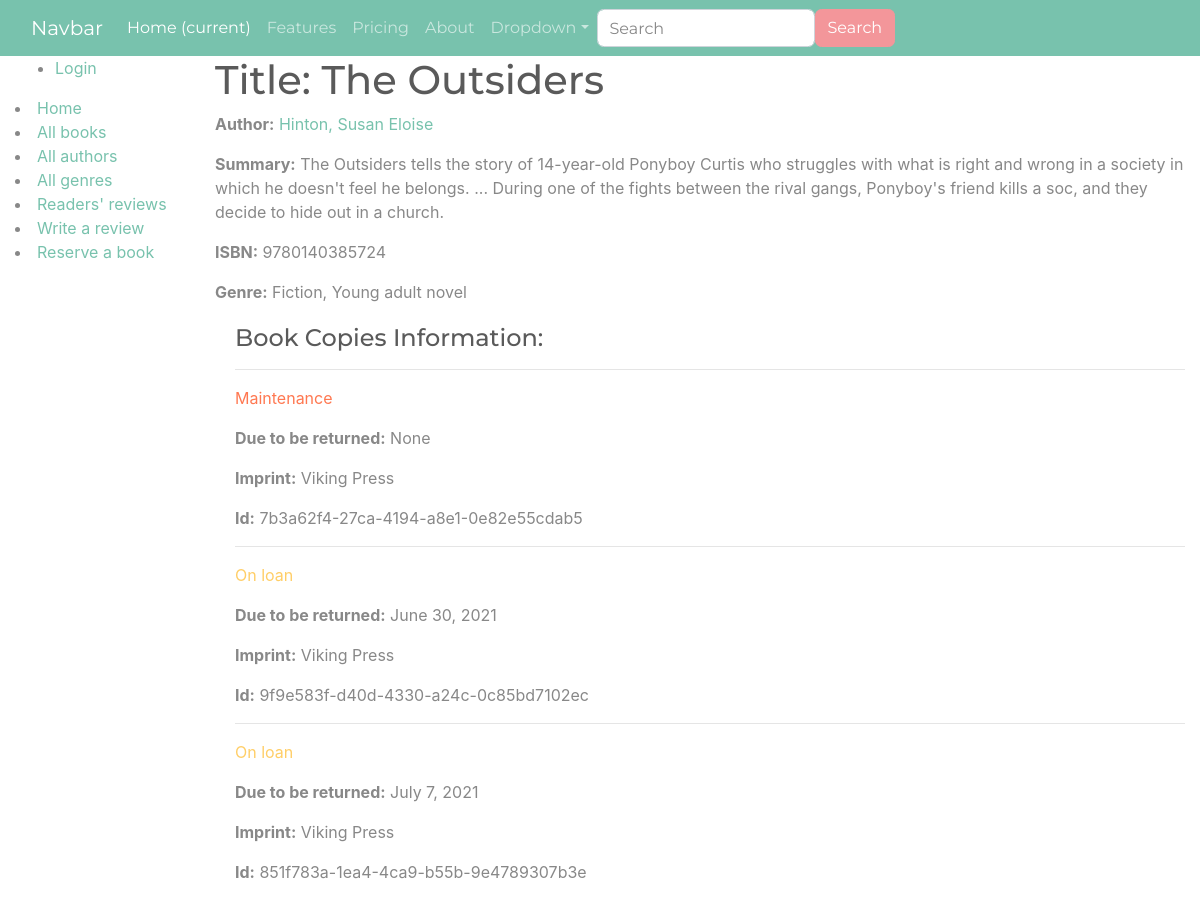
The page /catalog/book/1 on the database as committed earlier.
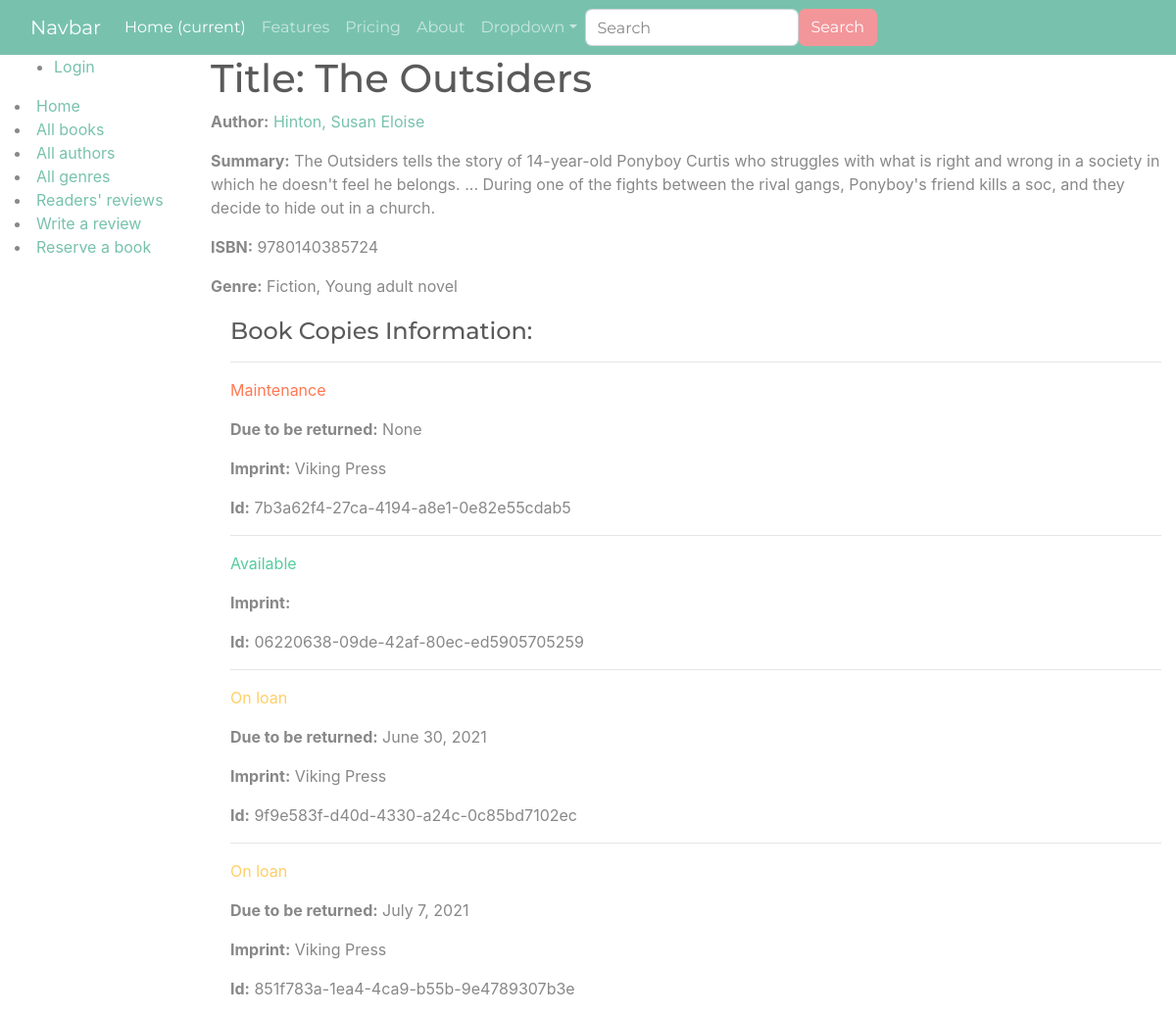
The same page on the database as committed later.
### catalog/models.py (models this page shows, shortened)
class BookStatus(models.Model):
    id = models.UUIDField(
        primary_key=True,
        default=uuid.uuid4,
        help_text="Unique ID for this particular book across whole library")
    book = models.ForeignKey('Book', on_delete=models.RESTRICT, null=True)
    imprint = models.CharField(max_length=200)
    due_back = models.DateField(null=True, blank=True)
    borrower = models.ForeignKey(User,
                                 on_delete=models.SET_NULL,
                                 null=True,
                                 blank=True)
    LOAN_STATUS = (
        ('m', 'Maintenance'),
        ('o', 'On loan'),
        ('a', 'Available'),
        ('r', 'Reserved'),
    )
    status = models.CharField(max_length=1,
                              choices=LOAN_STATUS,
                              blank=False,
                              default='a')
    class Meta:
       permissions = (("can_mark_returned", "Set book as returned"),)
       ordering = ['due_back']
       verbose_name_plural = "Book Statuses"

### catalog/views.py (the view)
# urls.py: path('book/<int:primary_key>', views.book_detail, name='book-detail'),
def book_detail(request, primary_key):
  book = get_object_or_404(Book, pk=primary_key)
  return render(request, 'book_detail.html', context={'book': book})

### catalog/models.py (called while the page is built)
    def __str__(self):
        return self.name

    def get_absolute_url(self):
        return reverse('author-detail', args=[str(self.id)])

    def __str__(self):
        return f'{self.last_name}, {self.first_name}'

### catalog/templates/book_detail.html (shortened to what this page needs)
<!DOCTYPE html>
<html lang="en">
<head>
{% extends "site_base.html" %}
{% block content %}
  <h1>Title: {{ book.title }}</h1>
  <p><strong>Author:</strong> <a href="{{ book.author.get_absolute_url }}">{{ book.author }}</a></p>
  <p><strong>Summary:</strong> {{ book.summary }}</p>
  <p><strong>ISBN:</strong> {{ book.isbn }}</p>
  <p><strong>Genre:</strong> {{ book.genre.all|join:", " }}</p>
  <div style="margin-left:20px;margin-top:20px">
    <h4>Book Copies Information:</h4>
    {% for copy in book.bookstatus_set.all %}
      <hr>
      <p class="{% if copy.status == 'a' %}text-success{% elif copy.status == 'm' %}text-danger{% else %}text-warning{% endif %}">
        {{ copy.get_status_display }}
      </p>
      {% if copy.status != 'a' %}
        <p><strong>Due to be returned:</strong> {{ copy.due_back }}</p>
      {% endif %}
      <p><strong>Imprint:</strong> {{ copy.imprint }}</p>
      <p class="text-muted"><strong>Id:</strong> {{ copy.id }}</p>
    {% endfor %}
  </div>
{% endblock %}

Rows that differ between the two databases and show on the page:
added BookStatus: status "Available", id "06220638-09de-42af-80ec-ed5905705259"
